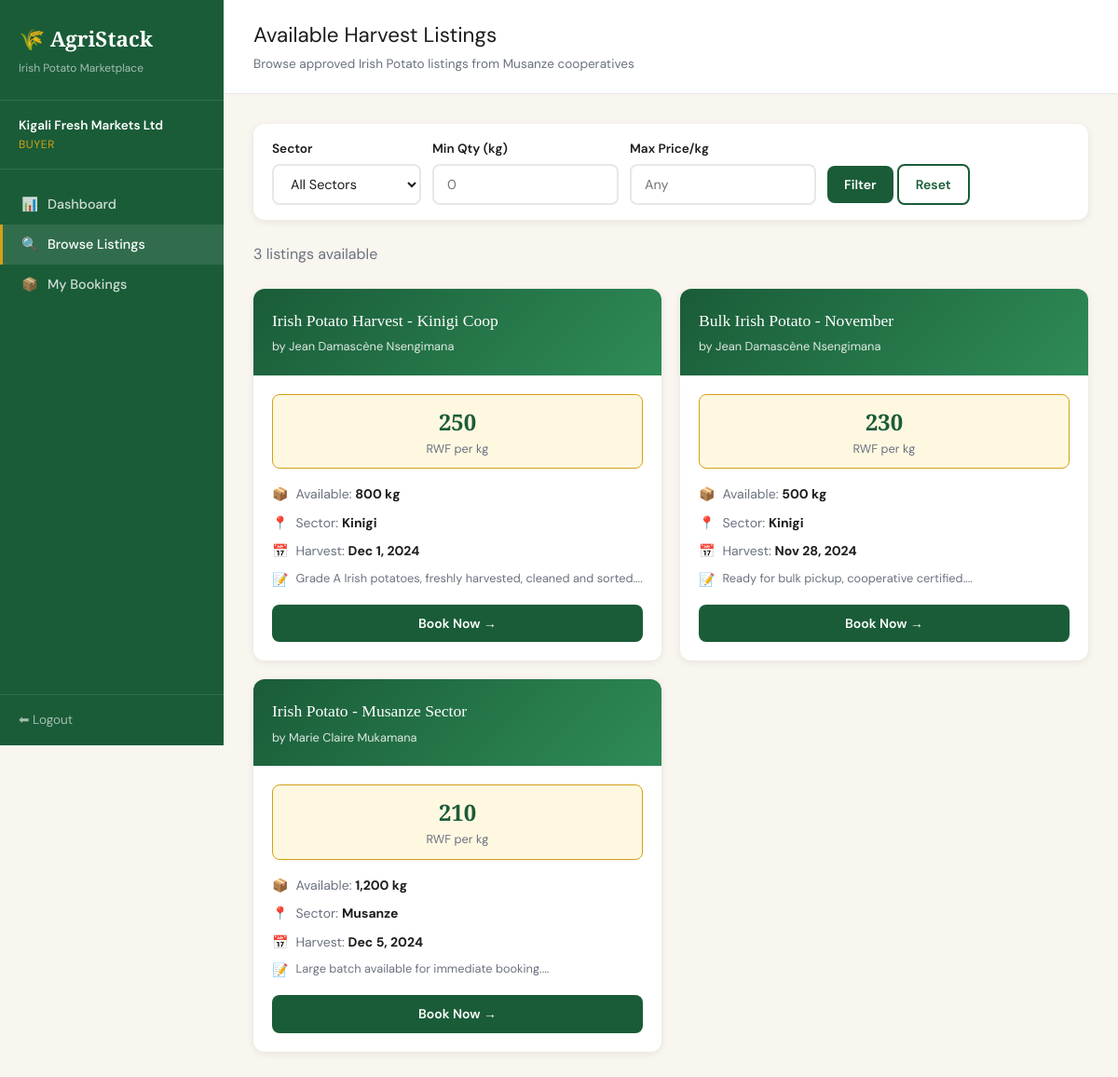
/buyer/listings (signed in), run on the app's committed database.
### tables this page shows
CREATE TABLE listings (
    id              INT AUTO_INCREMENT PRIMARY KEY,
    farmer_id       INT NOT NULL,
    title           VARCHAR(200) NOT NULL DEFAULT 'Irish Potato Harvest',
    quantity_kg     DECIMAL(10,2) NOT NULL,
    price_per_kg    DECIMAL(10,2) NOT NULL,
    pickup_sector   VARCHAR(100) NOT NULL,
    harvest_date    DATE NOT NULL,
    description     TEXT,
    status          ENUM('pending','approved','rejected') NOT NULL DEFAULT 'pending',
    created_at      DATETIME NOT NULL DEFAULT CURRENT_TIMESTAMP,
    updated_at      DATETIME ON UPDATE CURRENT_TIMESTAMP,
    FOREIGN KEY (farmer_id) REFERENCES users(id) ON DELETE CASCADE
);

CREATE TABLE users (
    id          INT AUTO_INCREMENT PRIMARY KEY,
    name        VARCHAR(150) NOT NULL,
    email       VARCHAR(150) NOT NULL UNIQUE,
    password    VARCHAR(255) NOT NULL,
    phone       VARCHAR(20),
    role        ENUM('farmer','buyer','admin') NOT NULL DEFAULT 'farmer',
    sector      VARCHAR(100),
    is_active   TINYINT(1) NOT NULL DEFAULT 1,
    created_at  DATETIME NOT NULL DEFAULT CURRENT_TIMESTAMP
);

### app/controllers/BuyerController.php (called while the page is built, shortened)
<?php
require_once __DIR__ . '/../models/ListingModel.php';
class BuyerController {
    private ListingModel $listingModel;
    public function __construct() {
        $this->listingModel = new ListingModel();
    }
    public function listings(): void {
        $sector   = sanitize($_GET['sector']    ?? '');
        $minQty   = (float)($_GET['min_qty']    ?? 0);
        $maxPrice = (float)($_GET['max_price']  ?? 0);
        $listings = $this->listingModel->getApprovedWithFilters($sector, $minQty, $maxPrice);
        require_once __DIR__ . '/../views/buyer/listings.php';
    }
}

### index.php (called while the page is built, shortened)
<?php
require_once __DIR__ . '/app/core/Database.php';
require_once __DIR__ . '/app/core/helpers.php';
$requestUri  = $_SERVER['REQUEST_URI'];
$scriptName  = dirname($_SERVER['SCRIPT_NAME']);
$path        = str_replace($scriptName, '', $requestUri);
$path        = strtok($path, '?');
$path        = rtrim($path, '/') ?: '/';
$routes = [
    'GET' => [
        '/'                        => ['AuthController',    'index'],
        '/login'                   => ['AuthController',    'loginForm'],
        '/register'                => ['AuthController',    'registerForm'],
        '/logout'                  => ['AuthController',    'logout'],
        '/farmer/dashboard'        => ['FarmerController',  'dashboard'],
        '/farmer/listings'         => ['FarmerController',  'listings'],
        '/farmer/listings/create'  => ['FarmerController',  'createForm'],
        '/farmer/listings/edit'    => ['FarmerController',  'editForm'],
        '/farmer/listings/delete'  => ['FarmerController',  'delete'],
        '/farmer/bookings'         => ['FarmerController',  'bookings'],
        '/buyer/dashboard'         => ['BuyerController',   'dashboard'],
        '/buyer/listings'          => ['BuyerController',   'listings'],
        '/buyer/book'              => ['BuyerController',   'bookForm'],
        '/buyer/bookings'          => ['BuyerController',   'bookings'],
        '/admin/dashboard'         => ['AdminController',   'dashboard'],
        '/admin/listings'          => ['AdminController',   'listings'],
        '/admin/listings/approve'  => ['AdminController',   'approveListing'],
        '/admin/listings/reject'   => ['AdminController',   'rejectListing'],
        '/admin/bookings'          => ['AdminController',   'bookings'],
        '/admin/bookings/advance'  => ['AdminController',   'advanceBooking'],
        '/admin/users'             => ['AdminController',   'users'],
        '/admin/users/toggle'      => ['AdminController',   'toggleUser'],
        '/admin/audit-log'         => ['AdminController',   'auditLog'],
    ],
    'POST' => [
        '/login'                   => ['AuthController',    'login'],
        '/register'                => ['AuthController',    'register'],
        '/farmer/listings/create'  => ['FarmerController',  'create'],
        '/farmer/listings/edit'    => ['FarmerController',  'edit'],
        '/buyer/book'              => ['BuyerController',   'book'],
    ],
];
$method = $_SERVER['REQUEST_METHOD'];
$route  = $routes[$method][$path] ?? null;
[$controllerName, $action] = $route;
$controller = new $controllerName();
$controller->$action();

### app/core/helpers.php (called while the page is built, shortened)
<?php
function e(mixed $val): string {
    return htmlspecialchars((string)$val, ENT_QUOTES, 'UTF-8');
}
function sanitize(string $input): string {
    return trim(strip_tags($input));
}

### app/core/Database.php (called while the page is built, shortened)
<?php
class Database {
    private static $instance = null;
    private $conn;
    private function __construct() {
        $this->conn = new mysqli(DB_HOST, DB_USER, DB_PASS, DB_NAME, DB_PORT);
        $this->conn->set_charset("utf8mb4");
    }
    public static function getInstance(): Database {
        if (self::$instance === null) {
            self::$instance = new Database();
        }
        return self::$instance;
    }
    public function query(string $sql, string $types = '', array $params = []): mysqli_result|bool {
        $stmt = $this->conn->prepare($sql);
        $stmt->execute();
        $result = $stmt->get_result();
        return $result !== false ? $result : true;
    }
    public function fetchAll(string $sql, string $types = '', array $params = []): array {
        $result = $this->query($sql, $types, $params);
        if ($result instanceof mysqli_result) {
            return $result->fetch_all(MYSQLI_ASSOC);
        }
        return [];
    }
}

### app/models/ListingModel.php (called while the page is built, shortened)
<?php
class ListingModel {
    private Database $db;
    public function __construct() {
        $this->db = Database::getInstance();
    }
    public function getApprovedWithFilters(string $sector = '', float $minQty = 0, float $maxPrice = 0): array {
        $sql    = "SELECT l.*, u.name as farmer_name FROM listings l JOIN users u ON l.farmer_id = u.id WHERE l.status='approved'";
        $types  = '';
        $params = [];
        $sql .= " ORDER BY l.created_at DESC";
        return $this->db->fetchAll($sql, $types, $params);
    }
}

### app/views/buyer/listings.php (the view, shortened to what this page needs)
<?php $pageTitle = 'Browse Listings'; require_once __DIR__ . '/../partials/header.php'; ?>
<div class="page-header">
  <div>
    <div class="page-title">Available Harvest Listings</div>
    <div class="page-subtitle">Browse approved Irish Potato listings from Musanze cooperatives</div>
  </div>
</div>
<div class="page-body">
  <form method="GET" action="<?= BASE_URL ?>/buyer/listings">
    <div class="filter-bar">
      <div class="form-group">
        <label class="form-label">Sector</label>
        <select class="form-control" name="sector">
          <option value="">All Sectors</option>
        </select>
      </div>
      <div class="form-group">
        <label class="form-label">Min Qty (kg)</label>
        <input class="form-control" type="number" name="min_qty" value="<?= e($_GET['min_qty'] ?? '') ?>" placeholder="0" min="0">
      </div>
      <div class="form-group">
        <label class="form-label">Max Price/kg</label>
        <input class="form-control" type="number" name="max_price" value="<?= e($_GET['max_price'] ?? '') ?>" placeholder="Any" min="0">
      </div>
      <div class="form-group" style="align-self:flex-end">
        <button type="submit" class="btn btn-primary">Filter</button>
        <a href="<?= BASE_URL ?>/buyer/listings" class="btn btn-outline">Reset</a>
      </div>
    </div>
  </form>
  <?php if (empty($listings)): ?>
    <div class="empty-state">
      <div class="empty-icon">🌾</div>
      <h3>No listings found</h3>
      <p>Try adjusting your filters or check back later for new listings.</p>
    </div>
  <?php else: ?>
  <p style="margin-bottom:16px;color:var(--text-muted)"><?= count($listings) ?> listing<?= count($listings) !== 1 ? 's' : '' ?> available</p>
  <div class="listings-grid">
    <?php foreach ($listings as $l): ?>
    <div class="listing-card">
      <div class="listing-card-header">
        <div class="listing-card-title"><?= e($l['title']) ?></div>
        <div class="listing-card-farmer">by <?= e($l['farmer_name']) ?></div>
      </div>
      <div class="listing-card-body">
        <div class="listing-price">
          <div class="price-value"><?= number_format($l['price_per_kg']) ?></div>
          <div class="price-unit">RWF per kg</div>
        </div>
        <div class="listing-meta">
          <div class="listing-meta-item">📦 <span>Available: <strong><?= number_format($l['quantity_kg']) ?> kg</strong></span></div>
          <div class="listing-meta-item">📍 <span>Sector: <strong><?= e($l['pickup_sector']) ?></strong></span></div>
          <div class="listing-meta-item">📅 <span>Harvest: <strong><?= date('M j, Y', strtotime($l['harvest_date'])) ?></strong></span></div>
          <?php if ($l['description']): ?>
          <div class="listing-meta-item" style="align-items:flex-start">📝 <span style="font-size:0.8rem"><?= e(substr($l['description'], 0, 80)) ?>...</span></div>
          <?php endif; ?>
        </div>
        <a href="<?= BASE_URL ?>/buyer/book?id=<?= $l['id'] ?>" class="btn btn-primary" style="width:100%;justify-content:center;">
          Book Now →
        </a>
      </div>
    </div>
    <?php endforeach; ?>
  </div>
  <?php endif; ?>
</div>
<?php require_once __DIR__ . '/../partials/footer.php'; ?>

### public/css/style.css (style rules this page uses)
:root { --green-dark: #1A5C38; --green-mid: #2E8B57; --green-light:#E8F5EE; --gold: #D4A017; --gold-light: #FFF8E1; --cream: #F9F5EF; --white: #FFFFFF; --text-dark: #1C1C1C; --text-muted: #6B7280; --red: #DC2626; --amber: #F59E0B; --blue: #2563EB; --border: #E5E7EB; --shadow: 0 2px 8px rgba(0,0,0,0.08); --shadow-md: 0 4px 16px rgba(0,0,0,0.12); --radius: 12px; --radius-sm: 8px; }
*, *::before, *::after { box-sizing: border-box; margin: 0; padding: 0; }
html { font-size: 16px; scroll-behavior: smooth; }
body { font-family: 'DM Sans', sans-serif; background: var(--cream); color: var(--text-dark); line-height: 1.6; min-height: 100vh; }
p { color: var(--text-muted); }
a { color: var(--green-mid); text-decoration: none; }
.page-header { background: var(--white); border-bottom: 1px solid var(--border); padding: 20px 32px; display: flex; align-items: center; justify-content: space-between; gap: 16px; flex-wrap: wrap; }
.page-title { font-size: 1.4rem; color: var(--text-dark); }
.page-subtitle { font-size: 0.85rem; color: var(--text-muted); margin-top: 2px; }
.page-body { padding: 32px; flex: 1; }
.btn { display: inline-flex; align-items: center; gap: 6px; padding: 9px 18px; border-radius: var(--radius-sm); font-family: 'DM Sans', sans-serif; font-size: 0.875rem; font-weight: 600; cursor: pointer; border: none; text-decoration: none; transition: all 0.15s ease; min-height: 40px; white-space: nowrap; }
.btn-primary { background: var(--green-dark); color: #fff; }
.btn-outline { background: transparent; color: var(--green-dark); border: 2px solid var(--green-dark); }
.form-group { margin-bottom: 20px; }
.form-label { display: block; font-size: 0.85rem; font-weight: 600; color: var(--text-dark); margin-bottom: 6px; }
.form-control { width: 100%; padding: 10px 14px; border: 2px solid var(--border); border-radius: var(--radius-sm); font-family: 'DM Sans', sans-serif; font-size: 0.9rem; color: var(--text-dark); background: var(--white); transition: border-color 0.15s ease; min-height: 44px; }
select.form-control { cursor: pointer; }
.listings-grid { display: grid; grid-template-columns: repeat(auto-fill, minmax(300px, 1fr)); gap: 20px; margin-top: 24px; }
.listing-card { background: var(--white); border-radius: var(--radius); box-shadow: var(--shadow); overflow: hidden; transition: transform 0.15s ease, box-shadow 0.15s ease; display: flex; flex-direction: column; }
.listing-card-header { background: linear-gradient(135deg, var(--green-dark), var(--green-mid)); color: #fff; padding: 20px; }
.listing-card-title { font-family: 'Playfair Display', serif; font-size: 1.1rem; margin-bottom: 4px; }
.listing-card-farmer { font-size: 0.8rem; opacity: 0.85; }
.listing-card-body { padding: 20px; flex: 1; }
.listing-meta { display: flex; flex-direction: column; gap: 8px; margin-bottom: 16px; }
.listing-meta-item { display: flex; align-items: center; gap: 8px; font-size: 0.875rem; color: var(--text-muted); }
.listing-meta-item strong { color: var(--text-dark); }
.listing-price { background: var(--gold-light); border: 1px solid var(--gold); border-radius: var(--radius-sm); padding: 10px 14px; text-align: center; margin-bottom: 16px; }
.listing-price .price-value { font-family: 'Playfair Display', serif; font-size: 1.5rem; color: var(--green-dark); font-weight: 700; }
.listing-price .price-unit { font-size: 0.8rem; color: var(--text-muted); }
.filter-bar { background: var(--white); border-radius: var(--radius); padding: 16px 20px; display: flex; gap: 12px; flex-wrap: wrap; align-items: flex-end; margin-bottom: 24px; box-shadow: var(--shadow); }
.filter-bar .form-group { margin-bottom: 0; min-width: 160px; }

### data on the page
listings: title "Irish Potato Harvest - Kinigi Coop", farmer.name "Jean Damascène Nsengimana", price_per_kg "250", quantity_kg "800", pickup_sector "Kinigi", harvest_date "Dec 1, 2024", description "Grade A Irish potatoes, freshly harvested, cleaned and sorted.", $l['id'] 1 (drawn)
listings: title "Bulk Irish Potato - November", farmer.name "Jean Damascène Nsengimana", price_per_kg "230", quantity_kg "500", pickup_sector "Kinigi", harvest_date "Nov 28, 2024", description "Ready for bulk pickup, cooperative certified."
listings: title "Irish Potato - Musanze Sector", farmer.name "Marie Claire Mukamana", price_per_kg "210", quantity_kg "1,200", pickup_sector "Musanze", harvest_date "Dec 5, 2024", description "Large batch available for immediate booking."

### other printed values
$u['name'] "Kigali Fresh Markets Ltd"
$role "BUYER"
$item['icon'] "📊"
$item['label'] "Dashboard"
$item['icon'] "🔍"
$item['label'] "Browse Listings"
$item['icon'] "📦"
$item['label'] "My Bookings"
count($listings) "3"
